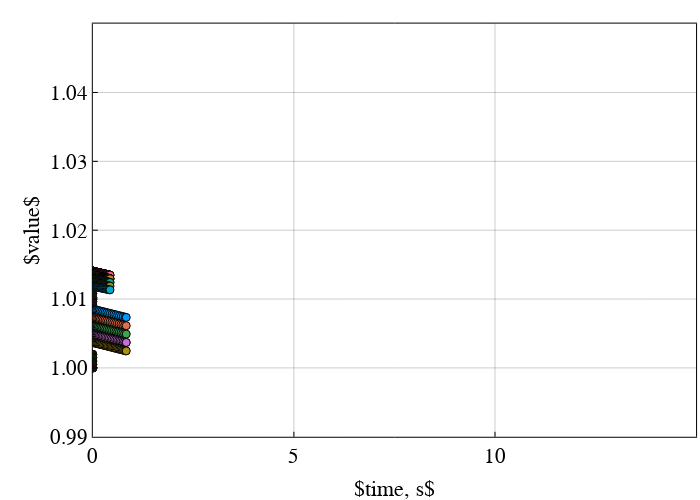

Source (notebook cell):
### Code cell
plot!(p_time; xlims=[0, 15], ylims=[0.99,1.05])

### Figure 1 — Plotly figure (JSON) as saved in the notebook; plotly's stock layout.template omitted (floating-point values rounded to 4 significant figures; data arrays with more than 128 entries replaced by an {"elided": "..."} marker saying what was removed)
{"data": [{"colorbar": {"len": 0.8981, "title": "", "x": 0.9944, "y": 0.5431}, "legendgroup": "y1", "marker": {"color": "rgba(0, 154, 250, 1.000)", "line": {"color": "rgba(0, 0, 0, 1.000)", "width": 1}, "size": 8, "symbol": "circle"}, "mode": "markers", "name": "y1", "showlegend": true, "type": "scatter", "x": {"elided": "205 float values"}, "xaxis": "x", "y": {"elided": "205 int values"}, "yaxis": "y"}, {"colorbar": {"len": 0.8981, "title": "", "x": 0.9944, "y": 0.5431}, "legendgroup": "y2", "marker": {"color": "rgba(227, 111, 71, 1.000)", "line": {"color": "rgba(0, 0, 0, 1.000)", "width": 1}, "size": 8, "symbol": "circle"}, "mode": "markers", "name": "y2", "showlegend": true, "type": "scatter", "x": [0], "xaxis": "x", "y": [1.014], "yaxis": "y"}, {"colorbar": {"len": 0.8981, "title": "", "x": 0.9944, "y": 0.5431}, "legendgroup": "y3", "marker": {"color": "rgba(62, 164, 78, 1.000)", "line": {"color": "rgba(0, 0, 0, 1.000)", "width": 1}, "size": 8, "symbol": "circle"}, "mode": "markers", "name": "y3", "showlegend": true, "type": "scatter", "x": [0], "xaxis": "x", "y": [1.014], "yaxis": "y"}, {"colorbar": {"len": 0.8981, "title": "", "x": 0.9944, "y": 0.5431}, "legendgroup": "y4", "marker": {"color": "rgba(195, 113, 210, 1.000)", "line": {"color": "rgba(0, 0, 0, 1.000)", "width": 1}, "size": 8, "symbol": "circle"}, "mode": "markers", "name": "y4", "showlegend": true, "type": "scatter", "x": [0], "xaxis": "x", "y": [1.014], "yaxis": "y"}, {"colorbar": {"len": 0.8981, "title": "", "x": 0.9944, "y": 0.5431}, "legendgroup": "y5", "marker": {"color": "rgba(172, 142, 24, 1.000)", "line": {"color": "rgba(0, 0, 0, 1.000)", "width": 1}, "size": 8, "symbol": "circle"}, "mode": "markers", "name": "y5", "showlegend": true, "type": "scatter", "x": [0], "xaxis": "x", "y": [1.014], "yaxis": "y"}, {"colorbar": {"len": 0.8981, "title": "", "x": 0.9944, "y": 0.5431}, "legendgroup": "y6", "marker": {"color": "rgba(0, 170, 174, 1.000)", "line": {"color": "rgba(0, 0, 0, 1.000)", "width": 1}, "size": 8, "symbol": "circle"}, "mode": "markers", "name": "y6", "showlegend": true, "type": "scatter", "x": [0], "xaxis": "x", "y": [1.014], "yaxis": "y"}, {"colorbar": {"len": 0.8981, "title": "", "x": 0.9944, "y": 0.5431}, "legendgroup": "y7", "marker": {"color": "rgba(237, 94, 147, 1.000)", "line": {"color": "rgba(0, 0, 0, 1.000)", "width": 1}, "size": 8, "symbol": "circle"}, "mode": "markers", "name": "y7", "showlegend": true, "type": "scatter", "x": {"elided": "522 float values"}, "xaxis": "x", "y": {"elided": "522 float values"}, "yaxis": "y"}, {"colorbar": {"len": 0.8981, "title": "", "x": 0.9944, "y": 0.5431}, "legendgroup": "y8", "marker": {"color": "rgba(198, 130, 37, 1.000)", "line": {"color": "rgba(0, 0, 0, 1.000)", "width": 1}, "size": 8, "symbol": "circle"}, "mode": "markers", "name": "y8", "showlegend": true, "type": "scatter", "x": {"elided": "263 float values"}, "xaxis": "x", "y": {"elided": "263 float values"}, "yaxis": "y"}, {"colorbar": {"len": 0.8981, "title": "", "x": 0.9944, "y": 0.5431}, "legendgroup": "y9", "marker": {"color": "rgba(0, 169, 141, 1.000)", "line": {"color": "rgba(0, 0, 0, 1.000)", "width": 1}, "size": 8, "symbol": "circle"}, "mode": "markers", "name": "y9", "showlegend": true, "type": "scatter", "x": [0, 0.001196, 0.002159, 0.003486, 0.004832, 0.006377, 0.008002, 0.009754, 0.01159, 0.01352, 0.01553, 0.01762, 0.01978, 0.022, 0.02428, 0.02663, 0.02903, 0.03149, 0.03401, 0.03659, 0.03922, 0.04191, 0.04466, 0.04747, 0.05034, 0.05327, 0.05626, 0.05931, 0.06242, 0.06561, 0.06885, 0.07217, 0.07556, 0.07901, 0.08254, 0.08615, 0.08983, 0.09359, 0.09743, 0.1014, 0.1054, 0.1094, 0.1136, 0.1179, 0.1223, 0.1267, 0.1313, 0.1359, 0.1407, 0.1455, 0.1505, 0.1556, 0.1607, 0.166, 0.1715, 0.177, 0.1826, 0.1884, 0.1943, 0.2004, 0.2065, 0.2128, 0.2193, 0.2259, 0.2326, 0.2395, 0.2465, 0.2537, 0.2611, 0.2686, 0.2763, 0.2841, 0.2921, 0.3003, 0.3087, 0.3173, 0.326, 0.335, 0.3441, 0.3535, 0.363, 0.3728, 0.3827, 0.3929, 0.4033, 0.4139, 0.4247, 0.4274], "xaxis": "x", "y": [1.013, 1.013, 1.013, 1.013, 1.013, 1.013, 1.013, 1.013, 1.013, 1.013, 1.013, 1.013, 1.013, 1.013, 1.013, 1.013, 1.013, 1.013, 1.013, 1.013, 1.013, 1.013, 1.013, 1.013, 1.013, 1.013, 1.013, 1.013, 1.013, 1.013, 1.013, 1.013, 1.013, 1.013, 1.013, 1.013, 1.013, 1.013, 1.013, 1.013, 1.013, 1.013, 1.013, 1.013, 1.013, 1.013, 1.013, 1.013, 1.013, 1.013, 1.013, 1.013, 1.013, 1.013, 1.013, 1.013, 1.013, 1.013, 1.013, 1.013, 1.013, 1.013, 1.013, 1.013, 1.013, 1.013, 1.013, 1.013, 1.013, 1.013, 1.013, 1.013, 1.013, 1.013, 1.013, 1.013, 1.013, 1.013, 1.013, 1.013, 1.012, 1.012, 1.012, 1.012, 1.012, 1.012, 1.012, 1.012], "yaxis": "y"}, {"colorbar": {"len": 0.8981, "title": "", "x": 0.9944, "y": 0.5431}, "legendgroup": "y10", "marker": {"color": "rgba(142, 151, 30, 1.000)", "line": {"color": "rgba(0, 0, 0, 1.000)", "width": 1}, "size": 8, "symbol": "circle"}, "mode": "markers", "name": "y10", "showlegend": true, "type": "scatter", "x": [0, 0.002204, 0.006248, 0.01097, 0.01685, 0.02357, 0.03122, 0.03965, 0.04883, 0.05868, 0.06914, 0.08015, 0.09166, 0.1036, 0.116, 0.1288, 0.142, 0.1555, 0.1694, 0.1836, 0.1981, 0.2129, 0.2281, 0.2435, 0.2592, 0.2753, 0.2916, 0.3083, 0.3252, 0.3425, 0.36, 0.3779, 0.396, 0.4145, 0.4274], "xaxis": "x", "y": [1.012, 1.012, 1.012, 1.012, 1.012, 1.012, 1.012, 1.012, 1.012, 1.012, 1.012, 1.012, 1.012, 1.012, 1.012, 1.012, 1.012, 1.012, 1.012, 1.012, 1.012, 1.012, 1.012, 1.012, 1.012, 1.012, 1.012, 1.012, 1.012, 1.012, 1.012, 1.012, 1.012, 1.012, 1.012], "yaxis": "y"}, {"colorbar": {"len": 0.8981, "title": "", "x": 0.9944, "y": 0.5431}, "legendgroup": "y11", "marker": {"color": "rgba(0, 169, 204, 1.000)", "line": {"color": "rgba(0, 0, 0, 1.000)", "width": 1}, "size": 8, "symbol": "circle"}, "mode": "markers", "name": "y11", "showlegend": true, "type": "scatter", "x": [0, 0.002505, 0.007923, 0.01533, 0.02421, 0.03478, 0.04682, 0.06029, 0.07501, 0.09088, 0.1078, 0.1256, 0.1442, 0.1635, 0.1835, 0.2041, 0.2253, 0.247, 0.2691, 0.2917, 0.3148, 0.3383, 0.3622, 0.3864, 0.4111, 0.4274], "xaxis": "x", "y": [1.012, 1.012, 1.012, 1.012, 1.012, 1.012, 1.012, 1.012, 1.012, 1.012, 1.012, 1.012, 1.012, 1.012, 1.012, 1.012, 1.012, 1.012, 1.012, 1.012, 1.011, 1.011, 1.011, 1.011, 1.011, 1.011], "yaxis": "y"}, {"colorbar": {"len": 0.8981, "title": "", "x": 0.9944, "y": 0.5431}, "legendgroup": "y12", "marker": {"color": "rgba(155, 127, 233, 1.000)", "line": {"color": "rgba(0, 0, 0, 1.000)", "width": 1}, "size": 8, "symbol": "circle"}, "mode": "markers", "name": "y12", "showlegend": true, "type": "scatter", "x": [0, -0.002697, -0.009228, -0.02309, -0.04114, -0.06295, -0.08852, -0.1175, -0.1495, -0.1842, -0.2211, -0.26, -0.3005, -0.3423, -0.3851, -0.4288, -0.439], "xaxis": "x", "y": [1.009, 1.009, 1.009, 1.009, 1.009, 1.009, 1.009, 1.009, 1.009, 1.009, 1.009, 1.009, 1.009, 1.009, 1.009, 1.009, 1.009], "yaxis": "y"}, {"colorbar": {"len": 0.8981, "title": "", "x": 0.9944, "y": 0.5431}, "legendgroup": "y13", "marker": {"color": "rgba(97, 141, 246, 1.000)", "line": {"color": "rgba(0, 0, 0, 1.000)", "width": 1}, "size": 8, "symbol": "circle"}, "mode": "markers", "name": "y13", "showlegend": true, "type": "scatter", "x": [0, -0.002748, -0.01197, -0.02733, -0.04583, -0.06854, -0.09455, -0.1239, -0.1561, -0.1908, -0.2275, -0.2659, -0.3058, -0.3467, -0.3885, -0.4309, -0.439], "xaxis": "x", "y": [1.009, 1.009, 1.009, 1.009, 1.009, 1.009, 1.009, 1.009, 1.009, 1.009, 1.009, 1.009, 1.009, 1.01, 1.01, 1.01, 1.01], "yaxis": "y"}, {"colorbar": {"len": 0.8981, "title": "", "x": 0.9944, "y": 0.5431}, "legendgroup": "y14", "marker": {"color": "rgba(240, 96, 115, 1.000)", "line": {"color": "rgba(0, 0, 0, 1.000)", "width": 1}, "size": 8, "symbol": "circle"}, "mode": "markers", "name": "y14", "showlegend": true, "type": "scatter", "x": [0, -0.002775, -0.01139, -0.0263, -0.044, -0.06576, -0.09055, -0.1185, -0.1489, -0.1816, -0.2161, -0.2521, -0.2891, -0.3271, -0.3656, -0.4045, -0.439], "xaxis": "x", "y": [1.01, 1.01, 1.01, 1.01, 1.01, 1.01, 1.01, 1.01, 1.01, 1.01, 1.01, 1.01, 1.01, 1.01, 1.01, 1.01, 1.01], "yaxis": "y"}, {"colorbar": {"len": 0.8981, "title": "", "x": 0.9944, "y": 0.5431}, "legendgroup": "y15", "marker": {"color": "rgba(221, 101, 182, 1.000)", "line": {"color": "rgba(0, 0, 0, 1.000)", "width": 1}, "size": 8, "symbol": "circle"}, "mode": "markers", "name": "y15", "showlegend": true, "type": "scatter", "x": [0, -0.002768, -0.01322, -0.02788, -0.04513, -0.06581, -0.08906, -0.1149, -0.1427, -0.1723, -0.2032, -0.2352, -0.2679, -0.3012, -0.3349, -0.3687, -0.4025, -0.4362, -0.439], "xaxis": "x", "y": [1.01, 1.01, 1.01, 1.01, 1.01, 1.01, 1.01, 1.01, 1.01, 1.01, 1.01, 1.011, 1.011, 1.011, 1.011, 1.011, 1.011, 1.011, 1.011], "yaxis": "y"}, {"colorbar": {"len": 0.8981, "title": "", "x": 0.9944, "y": 0.5431}, "legendgroup": "y16", "marker": {"color": "rgba(108, 159, 51, 1.000)", "line": {"color": "rgba(0, 0, 0, 1.000)", "width": 1}, "size": 8, "symbol": "circle"}, "mode": "markers", "name": "y16", "showlegend": true, "type": "scatter", "x": [0, -0.002717, -0.008968, -0.02017, -0.03339, -0.04965, -0.06806, -0.08876, -0.1112, -0.1353, -0.1605, -0.1868, -0.2137, -0.2412, -0.269, -0.2969, -0.3249, -0.3529, -0.3807, -0.4083, -0.4357, -0.439], "xaxis": "x", "y": [1.011, 1.011, 1.011, 1.011, 1.011, 1.011, 1.011, 1.011, 1.011, 1.011, 1.011, 1.011, 1.011, 1.011, 1.011, 1.011, 1.011, 1.011, 1.011, 1.011, 1.011, 1.011], "yaxis": "y"}, {"colorbar": {"len": 0.8981, "title": "", "x": 0.9944, "y": 0.5431}, "legendgroup": "y17", "marker": {"color": "rgba(0, 154, 250, 1.000)", "line": {"color": "rgba(0, 0, 0, 1.000)", "width": 1}, "size": 8, "symbol": "circle"}, "mode": "markers", "name": "y17", "showlegend": true, "type": "scatter", "x": [0, 0.002691, 0.009385, 0.02478, 0.04339, 0.06626, 0.09251, 0.1222, 0.1547, 0.1899, 0.2272, 0.2663, 0.307, 0.349, 0.392, 0.4359, 0.4805, 0.5256, 0.5712, 0.6171, 0.6633, 0.7097, 0.7563, 0.803, 0.8308], "xaxis": "x", "y": [1.009, 1.009, 1.009, 1.008, 1.008, 1.008, 1.008, 1.008, 1.008, 1.008, 1.008, 1.008, 1.008, 1.008, 1.008, 1.008, 1.008, 1.008, 1.008, 1.008, 1.008, 1.008, 1.007, 1.007, 1.007], "yaxis": "y"}, {"colorbar": {"len": 0.8981, "title": "", "x": 0.9944, "y": 0.5431}, "legendgroup": "y18", "marker": {"color": "rgba(227, 111, 71, 1.000)", "line": {"color": "rgba(0, 0, 0, 1.000)", "width": 1}, "size": 8, "symbol": "circle"}, "mode": "markers", "name": "y18", "showlegend": true, "type": "scatter", "x": [0, 0.002556, 0.00855, 0.02375, 0.0423, 0.06498, 0.09104, 0.1205, 0.1527, 0.1875, 0.2245, 0.2632, 0.3035, 0.3449, 0.3874, 0.4307, 0.4746, 0.5191, 0.5639, 0.6091, 0.6546, 0.7002, 0.746, 0.7919, 0.8308], "xaxis": "x", "y": [1.007, 1.007, 1.007, 1.007, 1.007, 1.007, 1.007, 1.007, 1.007, 1.007, 1.007, 1.007, 1.007, 1.007, 1.007, 1.007, 1.007, 1.007, 1.007, 1.006, 1.006, 1.006, 1.006, 1.006, 1.006], "yaxis": "y"}, {"colorbar": {"len": 0.8981, "title": "", "x": 0.9944, "y": 0.5431}, "legendgroup": "y19", "marker": {"color": "rgba(62, 164, 78, 1.000)", "line": {"color": "rgba(0, 0, 0, 1.000)", "width": 1}, "size": 8, "symbol": "circle"}, "mode": "markers", "name": "y19", "showlegend": true, "type": "scatter", "x": [0, 0.002399, 0.008155, 0.02012, 0.03703, 0.05694, 0.08088, 0.1079, 0.1381, 0.1708, 0.2058, 0.2427, 0.2811, 0.3208, 0.3615, 0.403, 0.4451, 0.4876, 0.5305, 0.5736, 0.6168, 0.66, 0.7032, 0.7464, 0.7895, 0.8308], "xaxis": "x", "y": [1.006, 1.006, 1.006, 1.006, 1.006, 1.006, 1.006, 1.006, 1.006, 1.006, 1.006, 1.006, 1.006, 1.006, 1.006, 1.006, 1.005, 1.005, 1.005, 1.005, 1.005, 1.005, 1.005, 1.005, 1.005, 1.005], "yaxis": "y"}, {"colorbar": {"len": 0.8981, "title": "", "x": 0.9944, "y": 0.5431}, "legendgroup": "y20", "marker": {"color": "rgba(195, 113, 210, 1.000)", "line": {"color": "rgba(0, 0, 0, 1.000)", "width": 1}, "size": 8, "symbol": "circle"}, "mode": "markers", "name": "y20", "showlegend": true, "type": "scatter", "x": [0, 0.002247, 0.008241, 0.0208, 0.03698, 0.05647, 0.07924, 0.1049, 0.1332, 0.1637, 0.1961, 0.2301, 0.2652, 0.3014, 0.3383, 0.3757, 0.4135, 0.4515, 0.4897, 0.5279, 0.566, 0.604, 0.6419, 0.6796, 0.7171, 0.7543, 0.7913, 0.828, 0.8308], "xaxis": "x", "y": [1.005, 1.005, 1.005, 1.005, 1.005, 1.005, 1.005, 1.005, 1.005, 1.005, 1.005, 1.005, 1.005, 1.004, 1.004, 1.004, 1.004, 1.004, 1.004, 1.004, 1.004, 1.004, 1.004, 1.004, 1.004, 1.004, 1.004, 1.004, 1.004], "yaxis": "y"}, {"colorbar": {"len": 0.8981, "title": "", "x": 0.9944, "y": 0.5431}, "legendgroup": "y21", "marker": {"color": "rgba(172, 142, 24, 1.000)", "line": {"color": "rgba(0, 0, 0, 1.000)", "width": 1}, "size": 8, "symbol": "circle"}, "mode": "markers", "name": "y21", "showlegend": true, "type": "scatter", "x": [0, 0.002344, 0.01067, 0.02331, 0.03789, 0.05584, 0.07602, 0.09869, 0.1232, 0.1495, 0.1772, 0.206, 0.2357, 0.266, 0.2968, 0.328, 0.3594, 0.391, 0.4226, 0.4541, 0.4857, 0.517, 0.5483, 0.5794, 0.6102, 0.6409, 0.6714, 0.7016, 0.7316, 0.7613, 0.7908, 0.8201, 0.8308], "xaxis": "x", "y": [1.004, 1.004, 1.004, 1.004, 1.004, 1.004, 1.004, 1.004, 1.004, 1.003, 1.003, 1.003, 1.003, 1.003, 1.003, 1.003, 1.003, 1.003, 1.003, 1.003, 1.003, 1.003, 1.003, 1.003, 1.003, 1.003, 1.003, 1.003, 1.003, 1.003, 1.003, 1.002, 1.002], "yaxis": "y"}, {"colorbar": {"len": 0.8981, "title": "", "x": 0.9944, "y": 0.5431}, "legendgroup": "y22", "marker": {"color": "rgba(0, 170, 174, 1.000)", "line": {"color": "rgba(0, 0, 0, 1.000)", "width": 1}, "size": 8, "symbol": "circle"}, "mode": "markers", "name": "y22", "showlegend": true, "type": "scatter", "x": [0, -0.002193, -0.007074, -0.01328, -0.02078, -0.02952, -0.03938, -0.05025, -0.06199, -0.07448, -0.08759, -0.1012, -0.1153, -0.1297, -0.1444, -0.1593, -0.1745, -0.1897, -0.2051, -0.2206, -0.2362, -0.2519, -0.2677, -0.2835, -0.2995, -0.3155, -0.3316, -0.3478, -0.364, -0.3691], "xaxis": "x", "y": [1, 1.0, 1.0, 1.0, 1.0, 1.0, 1.0, 1.0, 1.0, 1.0, 1.0, 1.0, 1.0, 1.0, 1.0, 1.0, 1.0, 1.0, 1.0, 1.0, 1.0, 1.0, 1.0, 1.0, 1.0, 1.0, 1.0, 1.0, 1.0, 1.0], "yaxis": "y"}, {"colorbar": {"len": 0.8981, "title": "", "x": 0.9944, "y": 0.5431}, "legendgroup": "y23", "marker": {"color": "rgba(237, 94, 147, 1.000)", "line": {"color": "rgba(0, 0, 0, 1.000)", "width": 1}, "size": 8, "symbol": "circle"}, "mode": "markers", "name": "y23", "showlegend": true, "type": "scatter", "x": [0, -0.002267, -0.007176, -0.01354, -0.02121, -0.0302, -0.04037, -0.05164, -0.06386, -0.07693, -0.09071, -0.1051, -0.1201, -0.1355, -0.1513, -0.1674, -0.1839, -0.2006, -0.2176, -0.2347, -0.2521, -0.2697, -0.2874, -0.3053, -0.3233, -0.3415, -0.3599, -0.3691], "xaxis": "x", "y": [1.0, 1.0, 1.001, 1.001, 1.001, 1.001, 1.001, 1.001, 1.001, 1.001, 1.001, 1.001, 1.001, 1.001, 1.001, 1.001, 1.001, 1.001, 1.001, 1.001, 1.001, 1.001, 1.001, 1.001, 1.001, 1.001, 1.001, 1.001], "yaxis": "y"}, {"colorbar": {"len": 0.8981, "title": "", "x": 0.9944, "y": 0.5431}, "legendgroup": "y24", "marker": {"color": "rgba(198, 130, 37, 1.000)", "line": {"color": "rgba(0, 0, 0, 1.000)", "width": 1}, "size": 8, "symbol": "circle"}, "mode": "markers", "name": "y24", "showlegend": true, "type": "scatter", "x": [0, -0.002407, -0.007522, -0.01461, -0.02298, -0.03302, -0.04438, -0.05708, -0.07089, -0.08573, -0.1014, -0.1179, -0.1351, -0.1528, -0.171, -0.1896, -0.2087, -0.2281, -0.2478, -0.2677, -0.288, -0.3085, -0.3292, -0.3501, -0.3691], "xaxis": "x", "y": [1.001, 1.001, 1.001, 1.001, 1.001, 1.001, 1.001, 1.001, 1.001, 1.001, 1.001, 1.001, 1.001, 1.001, 1.001, 1.001, 1.001, 1.001, 1.001, 1.001, 1.001, 1.001, 1.001, 1.001, 1.001], "yaxis": "y"}, {"colorbar": {"len": 0.8981, "title": "", "x": 0.9944, "y": 0.5431}, "legendgroup": "y25", "marker": {"color": "rgba(0, 169, 141, 1.000)", "line": {"color": "rgba(0, 0, 0, 1.000)", "width": 1}, "size": 8, "symbol": "circle"}, "mode": "markers", "name": "y25", "showlegend": true, "type": "scatter", "x": [0, -0.002475, -0.01063, -0.01964, -0.031, -0.04368, -0.05806, -0.07371, -0.09062, -0.1086, -0.1274, -0.1471, -0.1675, -0.1885, -0.21, -0.232, -0.2544, -0.2772, -0.3003, -0.3238, -0.3475, -0.3691], "xaxis": "x", "y": [1.001, 1.001, 1.001, 1.002, 1.002, 1.002, 1.002, 1.002, 1.002, 1.002, 1.002, 1.002, 1.002, 1.002, 1.002, 1.002, 1.002, 1.002, 1.002, 1.002, 1.002, 1.002], "yaxis": "y"}, {"colorbar": {"len": 0.8981, "title": "", "x": 0.9944, "y": 0.5431}, "legendgroup": "y26", "marker": {"color": "rgba(142, 151, 30, 1.000)", "line": {"color": "rgba(0, 0, 0, 1.000)", "width": 1}, "size": 8, "symbol": "circle"}, "mode": "markers", "name": "y26", "showlegend": true, "type": "scatter", "x": [0, -0.002474, -0.009038, -0.01827, -0.02916, -0.04232, -0.05721, -0.07391, -0.0921, -0.1117, -0.1324, -0.1542, -0.1769, -0.2004, -0.2246, -0.2494, -0.2747, -0.3004, -0.3266, -0.3532, -0.3691], "xaxis": "x", "y": [1.002, 1.002, 1.002, 1.002, 1.002, 1.002, 1.002, 1.002, 1.002, 1.002, 1.002, 1.002, 1.002, 1.002, 1.002, 1.002, 1.002, 1.002, 1.002, 1.002, 1.002], "yaxis": "y"}], "layout": {"annotations": [], "height": 500, "margin": {"b": 20, "l": 0, "r": 0, "t": 20}, "paper_bgcolor": "rgba(255, 255, 255, 1.000)", "plot_bgcolor": "rgba(255, 255, 255, 1.000)", "showlegend": false, "width": 700, "xaxis": {"anchor": "y", "domain": [0.1326, 0.9944], "gridcolor": "rgba(0, 0, 0, 0.400)", "gridwidth": 0.5, "linecolor": "rgba(0, 0, 0, 1.000)", "mirror": true, "range": [0, 15], "showgrid": true, "showline": true, "showticklabels": true, "tickangle": 0, "tickcolor": "rgb(0, 0, 0)", "tickfont": {"color": "rgba(0, 0, 0, 1.000)", "family": "sans-serif", "size": 21}, "tickmode": "array", "ticks": "inside", "ticktext": ["0", "5", "10", "15"], "tickvals": [0, 5, 10, 15], "title": "$time, s$", "titlefont": {"color": "rgba(0, 0, 0, 1.000)", "family": "sans-serif", "size": 22}, "type": "-", "visible": true, "zeroline": false, "zerolinecolor": "rgba(0, 0, 0, 1.000)"}, "yaxis": {"anchor": "x", "domain": [0.09399, 0.9921], "gridcolor": "rgba(0, 0, 0, 0.400)", "gridwidth": 0.5, "linecolor": "rgba(0, 0, 0, 1.000)", "mirror": true, "range": [0.99, 1.05], "showgrid": true, "showline": true, "showticklabels": true, "tickangle": 0, "tickcolor": "rgb(0, 0, 0)", "tickfont": {"color": "rgba(0, 0, 0, 1.000)", "family": "sans-serif", "size": 21}, "tickmode": "array", "ticks": "inside", "ticktext": ["0.99", "1.00", "1.01", "1.02", "1.03", "1.04"], "tickvals": [0.99, 1.0, 1.01, 1.02, 1.03, 1.04], "title": "$value$", "titlefont": {"color": "rgba(0, 0, 0, 1.000)", "family": "sans-serif", "size": 22}, "type": "-", "visible": true, "zeroline": false, "zerolinecolor": "rgba(0, 0, 0, 1.000)"}}}
